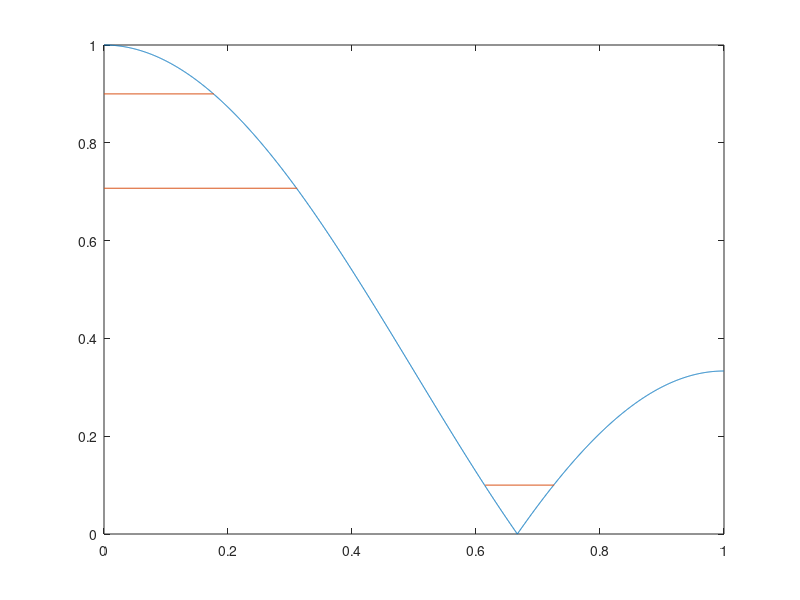

This chart was generated by the following MATLAB code:
clc;clear all;close all;

N_FFT=4096;
b=[1 1 1]*1/3;



H=abs(fft(b,N_FFT));
H=H(1:floor(N_FFT/2));

H_wp=max(H)*0.9;
H_ws=max(H)*0.1;
H_wc=max(H)/sqrt(2);

wp=zeros(1,2);
wc=zeros(1,2);
ws=zeros(1,2);

len=floor(N_FFT/2);


cnt=1;
while(cnt <len && H(cnt)>H_wp)
    cnt=cnt+1;
end
wp(1)=cnt;
 



cnt=1;
while(cnt <len && H(cnt)>H_ws)
    cnt=cnt+1;
end
ws(1)=cnt;
while(cnt <len && H(cnt)<H_ws)
    cnt=cnt+1;
end    
ws(2)=cnt;  

    
cnt=1;
while(cnt <len && H(cnt)>H_wc)
    cnt=cnt+1;
end
wc(1)=cnt;
   
    
    
f=[0:len-1]/len;

plot(f,H);
hold;
line(wp/len,[H_wp,H_wp]);
line(ws/len,[H_ws,H_ws]);
line(wc/len,[H_wc,H_wc]);
